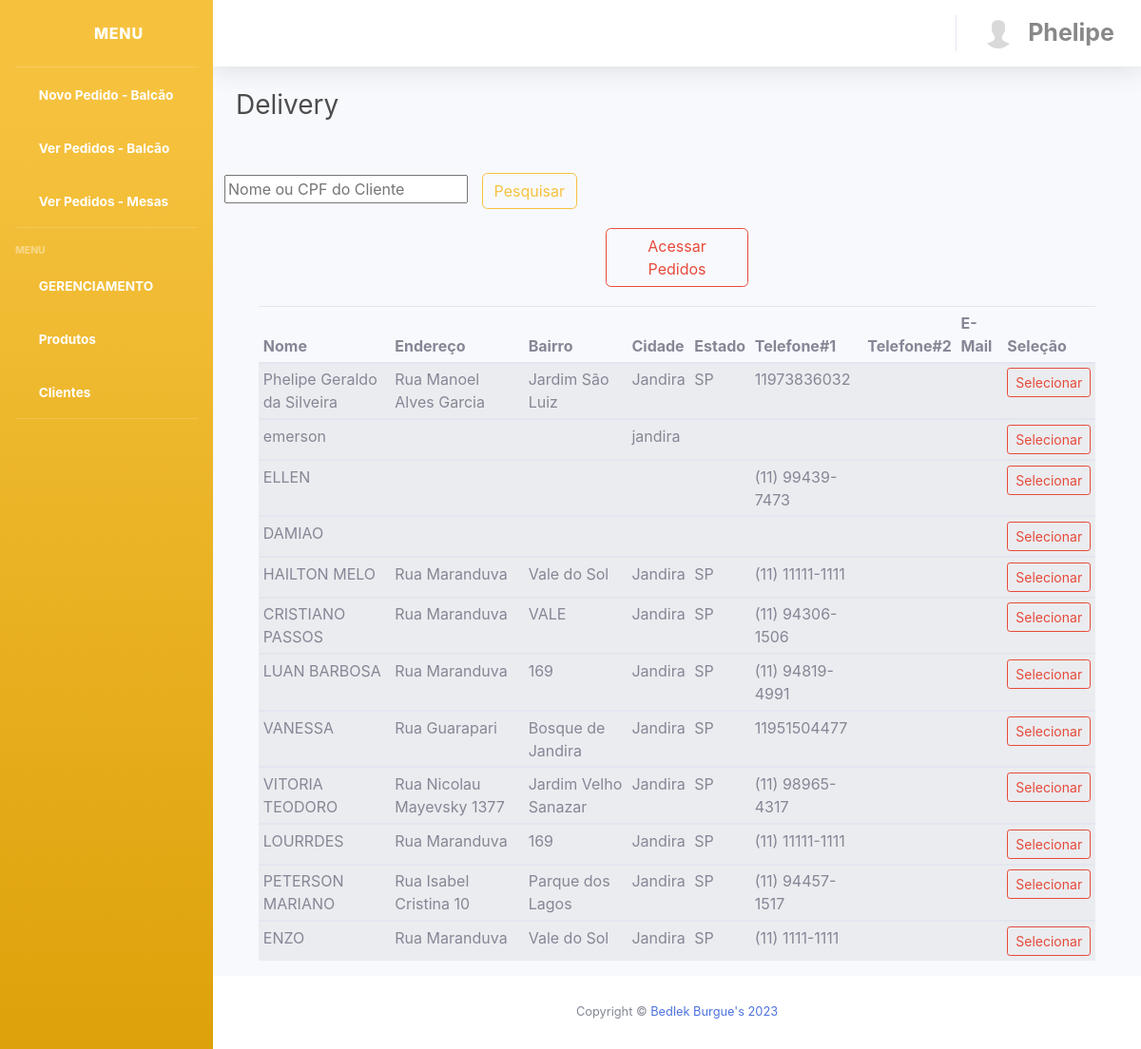
Screenshot of /pdv/?view=delivery (signed in) with the database file from the repository.
### tables this page shows
CREATE TABLE `clientes` (
  `id` int(100) NOT NULL,
  `nome` varchar(255) NOT NULL,
  `endereco` varchar(255) NOT NULL,
  `bairro` varchar(255) NOT NULL,
  `cidade` varchar(255) NOT NULL,
  `estado` varchar(255) NOT NULL,
  `complemento` varchar(255) NOT NULL,
  `cep` varchar(255) NOT NULL,
  `ponto_referecia` varchar(255) NOT NULL,
  `tel1` varchar(255) NOT NULL,
  `tel2` varchar(255) NOT NULL,
  `email` varchar(255) NOT NULL,
  `cpf_cnpj` varchar(255) NOT NULL,
  `rg` varchar(255) NOT NULL,
  `condominio` varchar(255) NOT NULL,
  `bloco` varchar(255) NOT NULL,
  `apartamento` varchar(255) NOT NULL,
  `local_entrega` varchar(255) NOT NULL,
  `observacoes` varchar(255) NOT NULL
);

### pdv/mvc/classes/system.class.php (called while the page is built)
<?php
	class System{
		public function __construct($view){
			if (file_exists("mvc/views/{$view}.php")) {
				$file =$view;
			}else{
				$file ='404';
			}
			$this->get_header();
			include('mvc/views/'.$file.'.php');
			$this->get_footer();
		}
		private function get_header(){
			include('mvc/common/header.php');
		}
		private function get_footer(){
			include('mvc/common/footer.php');
		}
	}

### pdv/mvc/views/delivery.php (the view, shortened to what this page needs)
<div class="row">
	<h3 class="col-lg-8 " style="height: 80px; color: #4D4D4D;">Delivery </h3>
	<form method="POST" id="" action="" class="mb-10 text-center">
		<input type="text" name="pesquisa" id="pesquisa" placeholder="Nome ou CPF do Cliente"><label type="hidden" style="width: 10px;"></label>
		<input class="btn btn-outline-warning" type="submit" name="enviar" value="Pesquisar">
	</form>
</div>
<div class="col-lg-12 text-center">
	<form method="POST" action="?view=pedidos_delivery">
		<button type="submit" class="btn btn-outline-danger col-lg-2 text-center" style=" margin: 20px; ">Acessar Pedidos </button>
	</form>
</div>
<?php
if (isset($_POST['id'])) {
	$id = $_POST['id'];
	$nome = $_POST['nome'];
	$endereco = $_POST['endereco'];
	$bairro = $_POST['bairro'];
	$tel1 = $_POST['tel1'];
	$tel2 = $_POST['tel2'];
?>
	<div class="row">
		<div class="col-lg-12 text-center" style="color:black; padding: 3%;">
			<hr>
			<h2><?php echo $nome; ?></h2>
		</div>
		<div class="col-lg-12 text-center" style=" color: red;">
			<h5>Endereço:</h5>
			<h2><?php echo $endereco; ?>, Bairro: <?php echo $bairro; ?></h2>
		</div>
	</div>
	<hr>
	<h4 style="padding: 3%;" class="mb-12 text-center">
		<form method="POST" action="?view=pedidoBalcao">
			<div class="form-group">
				<input type="hidden" name="mesa" id="mesa" value="delivery">
				<input type="hidden" name="cliente" id="cliente" value="<?php echo $nome; ?>">
				<button type="submit" class="btn btn-outline-success" data-toggle="modal" data-target="">Novo Pedido Delivery</button>
			</div>
		</form>
	</h4>
	</div>
	</form>
	<div class="col-lg-12 text-center">
		<form method="POST" action="?view=delivery">
			<button type="submit" class="btn btn-outline-info col-lg-2 text-center" style="padding: 5px;">Retornar ao Início</button>
		</form>
	</div>
<?php
} elseif (isset($_POST['pesquisa']) == null || $_POST['pesquisa'] == '') {
?>
	<div class="container-fluid">
		<table class="table table-striped table-sm">
			<thead>
				<tr>
					<th>Nome</th>
					<th>Endereço</th>
					<th>Bairro</th>
					<th>Cidade</th>
					<th>Estado</th>
					<th>Telefone#1</th>
					<th>Telefone#2</th>
					<th>E-Mail</th>
					<th>Seleção</th>
				</tr>
			</thead>
			<?php
			$tab_cliente = "SELECT * FROM clientes";
			$clientes = mysqli_query($conn, $tab_cliente) or die(mysqli_error($conn));
			while ($rows_clientes = mysqli_fetch_assoc($clientes)) { ?>
				<tbody>
					<td><?php echo $rows_clientes['nome']; ?></td>
					<td><?php echo $rows_clientes['endereco']; ?></td>
					<td><?php echo $rows_clientes['bairro']; ?></td>
					<td><?php echo $rows_clientes['cidade']; ?></td>
					<td><?php echo $rows_clientes['estado']; ?></td>
					<td><?php echo $rows_clientes['tel1']; ?></td>
					<td><?php echo $rows_clientes['tel2']; ?></td>
					<td><?php echo $rows_clientes['email']; ?></td>
					<td>
						<form method="POST" action="">
							<button type="submit" class="btn btn-outline-danger btn-sm">Selecionar</button>
						</form>
					</td>
				</tbody>
			<?php }
			?>
		</table>
	</div>
<?php
}
?>

### pdv/index.php (shortened to what this page needs)
<?php
if($_SESSION['login'] == 0){?>
<!DOCTYPE html>
<html lang="pt-br">
<head>
  <meta charset="utf-8">
  <meta http-equiv="X-UA-Compatible" content="IE=edge">
  <meta name="viewport" content="width=device-width, initial-scale=1, shrink-to-fit=no">
  <meta name="description" content="">
  <meta name="author" content="">
  <title>Bedlek Burgue's</title>
  <link href="mvc/common/css/animate.min.css" rel="stylesheet"/>
  <link href="mvc/common/css/bootstrap-datepicker.css" rel="stylesheet"/>
  <link rel="shortcut icon"  href="mvc/common/img/logo_bedlek.ico">
  <link href="mvc/common/vendor/fontawesome-free/css/all.min.css" rel="stylesheet" type="text/css">
  <link href="mvc/common/css/sb-admin-2.min.css" rel="stylesheet">
</head>
<body class="bg-gradient-white">
  <div class="container">
    <div class="row justify-content-center">
      <div class="col-xl-6 col-lg-12 col-md-9">
        <div class="card o-hidden border-0 shadow-lg my-5">
          <div class="card-body p-0">
            <div class="row">
              <div class="col-lg-12">
                <div class="p-5">
                  <div class="text-center">
                    <h1 style="color: red;">Bedlek Burgue's</h1>
                    <img src="mvc/common/img/logo_bedlek.jpeg" width="200px" height="150px" >
                    <h1 class="h4 text-gray-900 mb-4">Bem-Vindo!</h1>
                    <h6 style="padding: 15px;">Digite sua senha e seu login para ter acesso ao sistema !</h6>
                  </div>
                  <form method="POST" action="mvc/model/login.php">
                    <div class="form-group">
                      <input  class="form-control form-control-user text-center" name="login" id="login" aria-describedby="emailHelp" placeholder="Digte seu login...">
                    </div>
                    <div class="form-group">
                      <input type="password" class="form-control form-control-user text-center" name="senha" id="senha" placeholder="Senha">
                    </div>
                    <div class="form-group">
                      <div class="custom-control custom-checkbox small">
                        <input type="checkbox" class="custom-control-input" id="customCheck">
                      </div>
                    </div>
					<div class="col-12 text-center" id="mensagem" style="visibility: visible"><?php if (isset($_SESSION['msg'])) {echo $_SESSION['msg'];  unset($_SESSION['msg']); }?></div>
                    <button style="color: white;" type="submit" class="btn btn-primary btn-user btn-block">
                      Login
                    </button>
                    <hr>
                  </form>
                  <hr>
                  <div class="text-center">
                    <a class="small" href="recuperar_senha.php">Esquceu a Senha?</a>
                  </div>
                  <div class="text-center">
                    <a class="small" href="criar_senha.php">Cadastrar Administrador</a>
                  </div>
                </div>
              </div>
            </div>
          </div>
        </div>
      </div>
    </div>
  </div>
</body>
</html>
<?php }elseif($_SESSION['login'] >= 1){
	include('mvc/classes/system.class.php');
	if (isset($_GET['view'])) {
		$view = $_GET['view'];
	}
	else{
		$view = 'pedidoBalcao';
	}
	$system = new System($view);
	}
 ?>

### pdv/mvc/common/header.php (shortened to what this page needs)
<?php
$login_usuario = $_SESSION['login'];
$usuario = $_SESSION['user'];
 $select_table = "SELECT * FROM cor c WHERE c.id_user = '$login_usuario'";
	$verifica_tabela = mysqli_query($conn, $select_table);
	while ($rows_cor = mysqli_fetch_assoc($verifica_tabela)) {
    $cor = $rows_cor['cor'];
  }
?>
<!DOCTYPE html>
<html lang="pt-br">
<head>
  <link href="mvc/common/css/animate.min.css" rel="stylesheet" />
  <link href="mvc/common/css/bootstrap-datepicker.css" rel="stylesheet" />
  <link href="mvc/common/vendor/fontawesome-free/css/all.min.css" rel="stylesheet" type="text/css">
  <link href="mvc/common/css/sb-admin-2.min.css" rel="stylesheet">
</head>
<body id="page-top">
  <div id="wrapper">
    <ul class="navbar-nav bg-gradient-<?php echo $cor ?> sidebar sidebar-dark accordion" id="accordionSidebar">
      <a class="sidebar-brand d-flex align-items-center justify-content-center" href="/mvc/?view=Dashboard1">
        <div class="sidebar-brand-icon rotate-n-15">
          <i class="fa fa-desktop"></i>
        </div>
        <div class="sidebar-brand-text mx-3">Menu</div>
      </a>
      <hr class="sidebar-divider my-0">
      <li class="nav-item active">
        <a class="nav-link" href="/pdv/?view=pedidoBalcao">
          <i class="fas fa-fw fa-tachometer-alt"></i>
          <span>Novo Pedido - Balcão</span></a>
      </li>
      <li class="nav-item active">
        <a class="nav-link" href="/pdv/?view=todosPedidoBalcao">
          <i class="fas fa-fw fa-tachometer-alt"></i>
          <span>Ver Pedidos - Balcão</span></a>
      </li>
      <li class="nav-item active">
        <a class="nav-link" href="/pdv/?view=Dashboard1">
          <i class="fas fa-fw fa-tachometer-alt"></i>
          <span>Ver Pedidos - Mesas</span></a>
      </li>
      <hr class="sidebar-divider">
      <div class="sidebar-heading">
        Menu
      </div>
      <li class="nav-item active">
        <a class="nav-link collapsed" href="#" data-toggle="collapse" data-target="#collapsePages" aria-expanded="true" aria-controls="collapsePages">
          <i class="fas fa-fw fa-folder"></i>
          <span>GERENCIAMENTO</span>
        </a>
      </li>
      <li class="nav-item active">
        <a class="nav-link" href="/pdv/?view=tabela">
          <i class="fas fa-fw fa-table"></i>
          <span>Produtos</span></a>
      </li>
      <li class="nav-item active">
        <a class="nav-link" href="/pdv/?view=clientes">
          <i class="fas fa-fw fa-user"></i>
          <span>Clientes</span></a>
      </li>
      <hr class="sidebar-divider d-none d-md-block">
    </ul>
    <div id="content-wrapper" class="d-flex flex-column">
      <div id="content">
        <nav class="navbar navbar-expand navbar-light bg-white topbar mb-4 static-top shadow">
          <ul class="navbar-nav ml-auto">
            <li class="nav-item dropdown no-arrow">
              <a class="nav-link dropdown-toggle" href="#" id="userDropdown" role="button" data-toggle="dropdown" aria-haspopup="true" aria-expanded="false">
                <img class="img-profile rounded-circle" src="mvc/common/img/User.png">
                <span class="text-center" style=" font-size: 25px; color: #888888;"><b><?php echo $usuario; ?></b></span>
              </a>
            </li>
          </ul>
        </nav>
        <div class="container-fluid">

### pdv/mvc/common/footer.php (shortened to what this page needs)
        </div>
      </div>
      <footer class="sticky-footer bg-white">
        <div class="container my-auto">
          <div class="copyright text-center my-auto">
            <span>Copyright &copy; </span>
              <a href="" class="text-decoration-none">Bedlek Burgue's 2023</a>
          </div>
        </div>
      </footer>
    </div>
  </div>
</body>
</html>

### rows the page displays
clientes: nome "Phelipe Geraldo da Silveira", endereco "Rua Manoel Alves Garcia", bairro "Jardim São Luiz", cidade "Jandira", estado "SP", tel1 "11973836032"
clientes: nome "emerson", cidade "jandira"
clientes: nome "ELLEN", tel1 "(11) 99439-7473"
clientes: nome "DAMIAO"
clientes: nome "HAILTON MELO", endereco "Rua Maranduva", bairro "Vale do Sol", cidade "Jandira", estado "SP", tel1 "(11) 11111-1111"
clientes: nome "CRISTIANO PASSOS", endereco "Rua Maranduva", bairro "VALE", cidade "Jandira", estado "SP", tel1 "(11) 94306-1506"
clientes: nome "LUAN BARBOSA", endereco "Rua Maranduva", bairro "169", cidade "Jandira", estado "SP", tel1 "(11) 94819-4991"
clientes: nome "VANESSA", endereco "Rua Guarapari", bairro "Bosque de Jandira", cidade "Jandira", estado "SP", tel1 "11951504477"
clientes: nome "VITORIA TEODORO", endereco "Rua Nicolau Mayevsky 1377", bairro "Jardim Velho Sanazar", cidade "Jandira", estado "SP", tel1 "(11) 98965-4317"
clientes: nome "LOURRDES", endereco "Rua Maranduva", bairro "169", cidade "Jandira", estado "SP", tel1 "(11) 11111-1111"
clientes: nome "PETERSON MARIANO", endereco "Rua Isabel Cristina 10", bairro "Parque dos Lagos", cidade "Jandira", estado "SP", tel1 "(11) 94457-1517"
clientes: nome "ENZO", endereco "Rua Maranduva", bairro "Vale do Sol", cidade "Jandira", estado "SP", tel1 "(11) 1111-1111"

### other values shown
$usuario "Phelipe"
